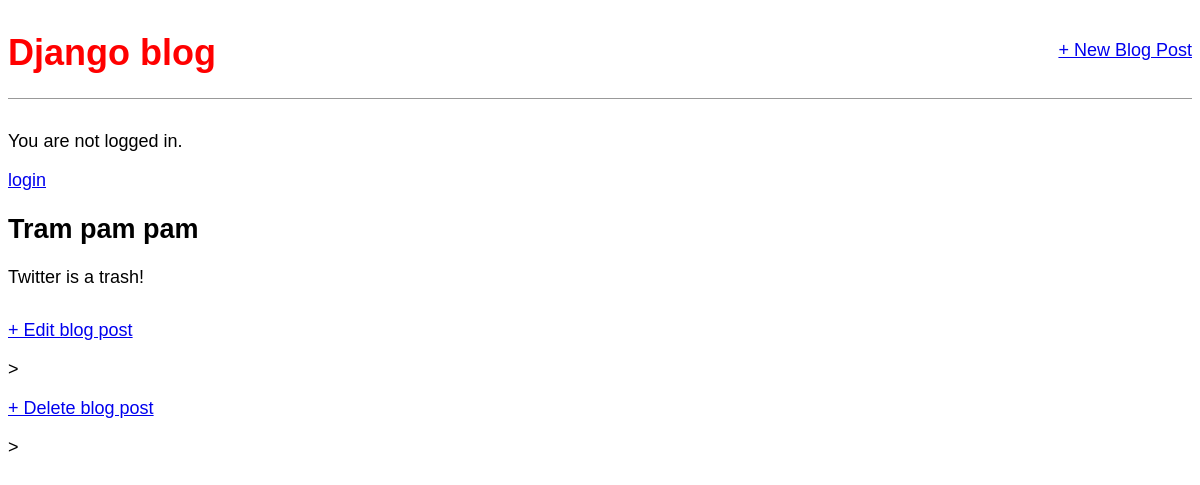
The page /post/2 on the database as committed earlier.
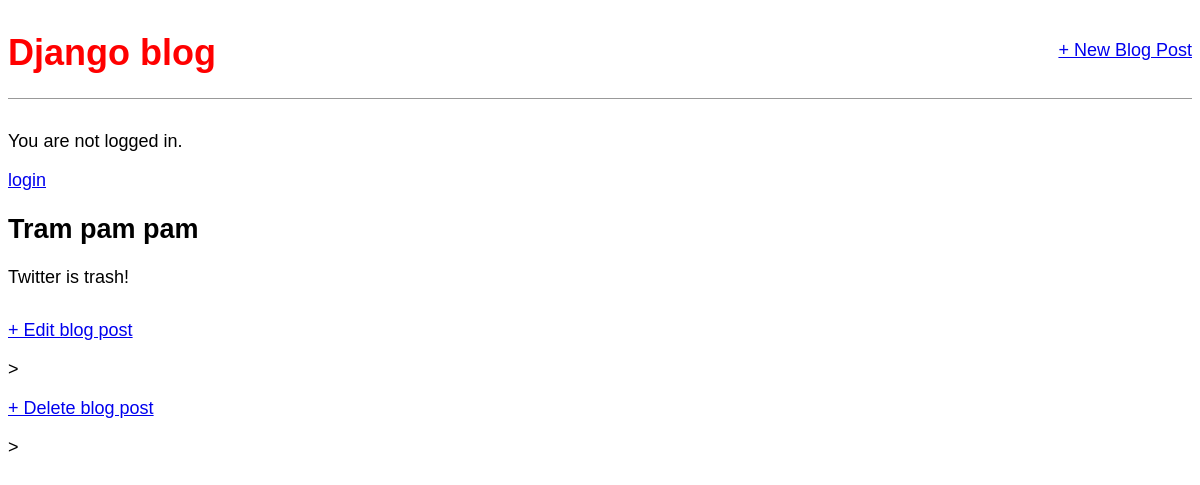
The same page on the database as committed later.
### blog/models.py (models this page shows, shortened)
class Post(models.Model):
    author = models.ForeignKey(
        'auth.User',
        on_delete=models.CASCADE,
    )
    title = models.CharField(max_length=200)
    body = models.TextField()

### blog/views.py (the view)
# urls.py: path('post/<int:pk>', views.BlogDetailView.as_view(), name='post_detail'),
class BlogDetailView(DetailView):
    model = Post
    template_name = 'post_detail.html'

### templates/post_detail.html
{% extends 'base.html' %}
{% block content %}
    <div class="post-entry">
        <h2>{{ post.title }}</h2>
        <p>{{ post.body }}</p>
    </div>
    <p><a href="{% url 'post_edit' post.pk %}">+ Edit blog post </a></p>>
    <p><a href="{% url 'post_delete' post.pk %}">+ Delete blog post </a></p>>
{% endblock content %}

Rows that differ between the two databases and show on the page:
changed Post "Tram pam pam": body "Twitter is a trash!" → "Twitter is trash!"
